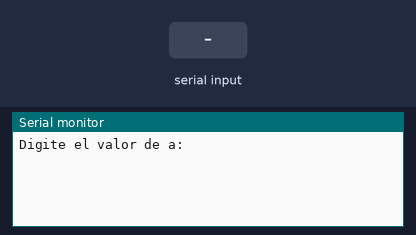
This program was run on a simulated ESP32. Parts: the last lines printed to the serial monitor. The inputs (shaded band) are chosen by the test bench.

Above: at 1.2 s.
1.3 s: "90,45,200\n" received over Serial
At 2.64 s:
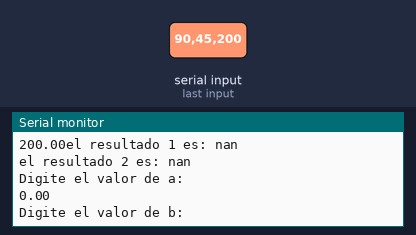
2.8 s: "30,150,10\n" received over Serial
At 4.14 s:
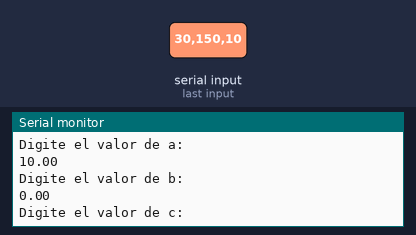
4.3 s: "1,90,45\n" received over Serial
At 6.3 s:
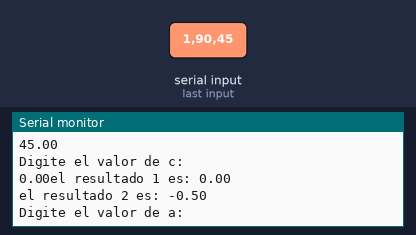
Timing chart, 0 to 7.8 s (numbered marks = the images above; inputs shaded):
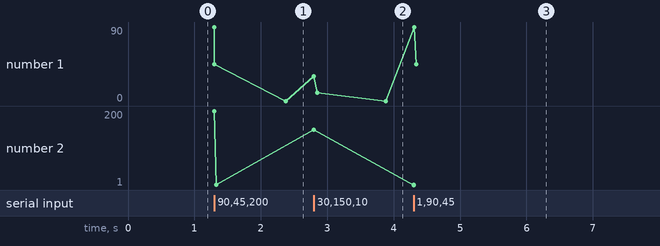

Measured:
- after the input at 1.3 s, the serial monitor: prints a new line at once (image 1)
- after the input at 2.8 s, the serial monitor: prints a new line at once (image 2)
- after the input at 4.3 s, the serial monitor: prints a new line at once (image 3)
- plotted number 2: 2 → 150 after the input at 2.8 s

The program:

main.cpp
```cpp
/*10. Escriba un programa que calcule las soluciones de una ecuación de
segundo grado de la forma ax^2 + bx + c = 0, teniendo en cuenta que:
(-b+sqrt(pow(b,2)-4*a*c))/(2*a) y (-b-sqrt(pow(b,2)-4*a*c))/(2*a)

#include<iostream>
#include<math.h>

using namespace std;

int main(){
	float a,b,c,resultado1 = 0,resultado2 = 0;

	cout<<"Digite el valor de a: "; cin>>a;
	cout<<"Digite el valor de b: "; cin>>b;
	cout<<"Digite el valor de c: "; cin>>c;

	resultado1 = (-b+sqrt(pow(b,2)-4*a*c))/(2*a);
	resultado2 = (-b-sqrt(pow(b,2)-4*a*c))/(2*a);

	cout<<"\nEl resultado 1 es: "<<resultado1<<endl;
	cout<<"El resultado 2 es: "<<resultado2<<endl;


	return 0;
}

*/

#include <Arduino.h>

	float a,b,c;
	float resultado1 = 0,resultado2 = 0;

void setup()
{
  	Serial.begin(9600);
}

void loop()
{

	Serial.println("Digite el valor de a: "); while(!Serial.available()){} a = Serial.parseInt();
	Serial.print(String(a));
	Serial.println("\nDigite el valor de b: "); while(!Serial.available()){} b = Serial.parseInt();
	Serial.print(String(b));
	Serial.println("\nDigite el valor de c: "); while(!Serial.available()){} c = Serial.parseInt();
	Serial.print(String(c));

	resultado1 = (-b+sqrt(pow(b,2)-4*a*c))/(2*a);
	resultado2 = (-b-sqrt(pow(b,2)-4*a*c))/(2*a);

	Serial.println("el resultado 1 es: " + String(resultado1));
	Serial.println("el resultado 2 es: " + String(resultado2));


}
```
